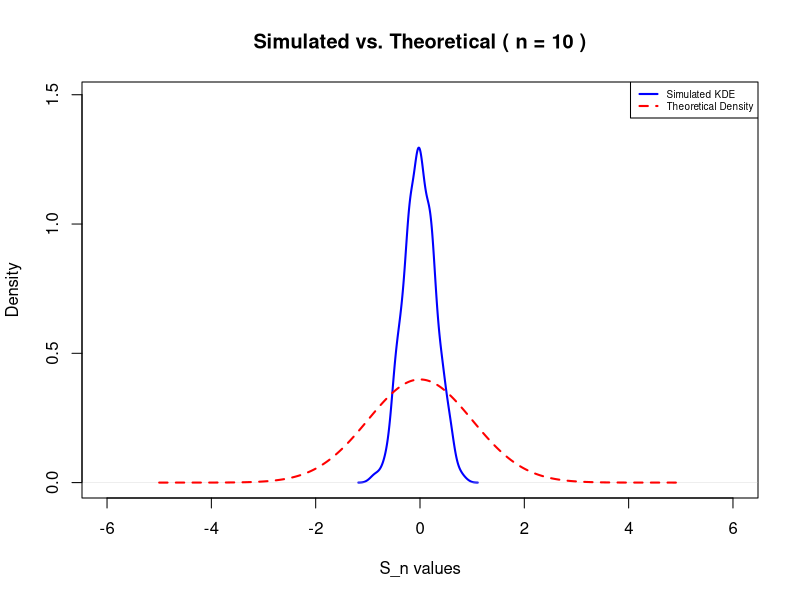
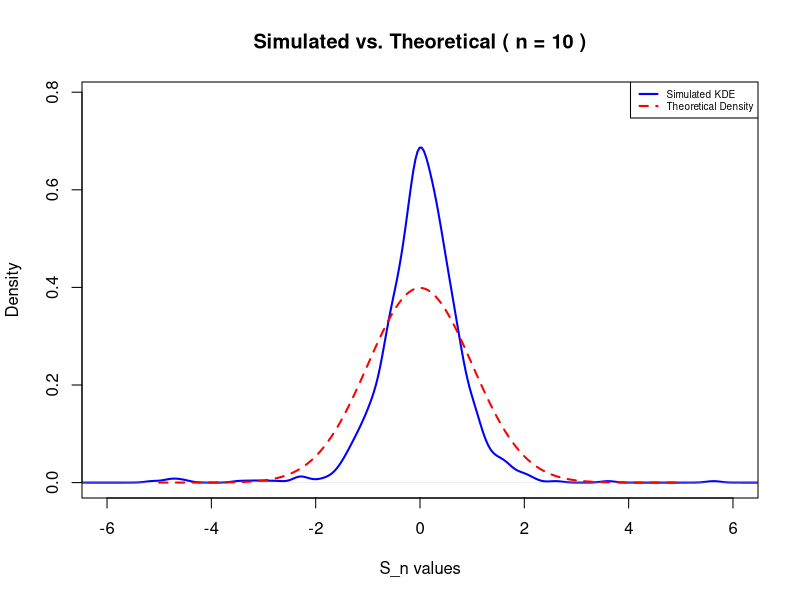
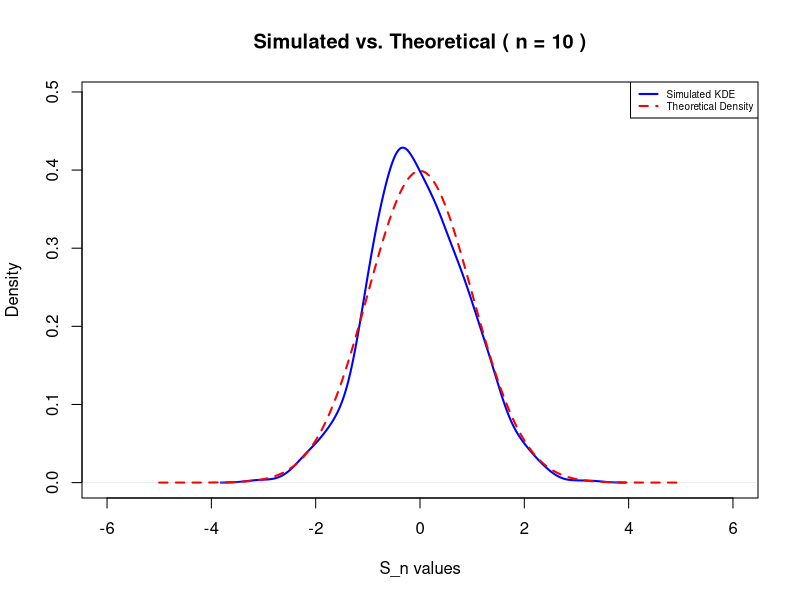
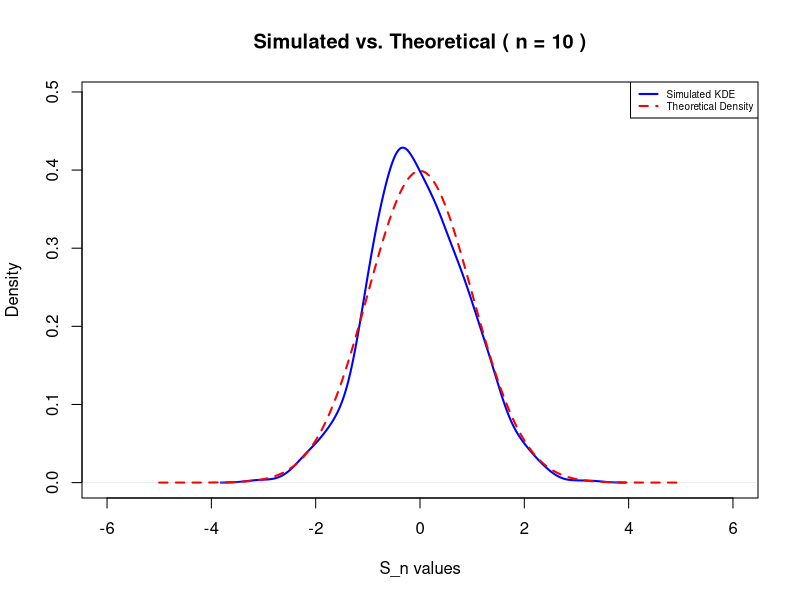
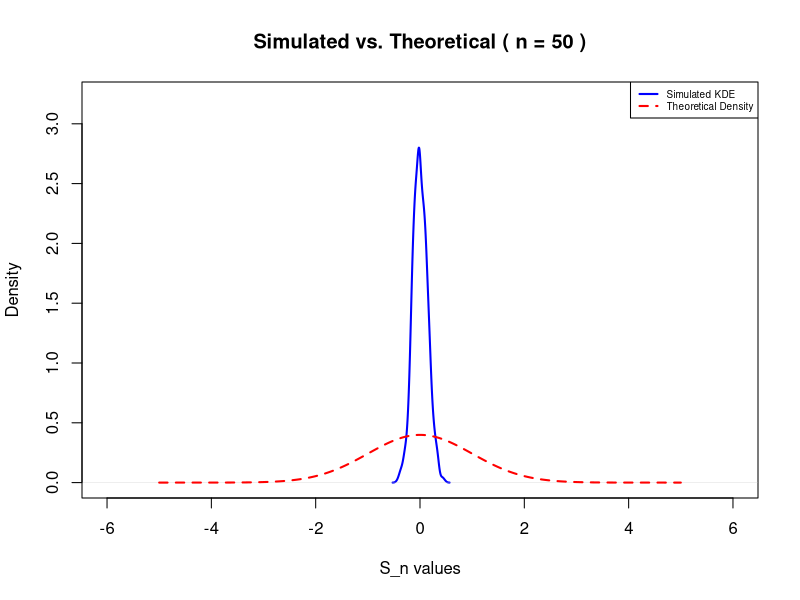
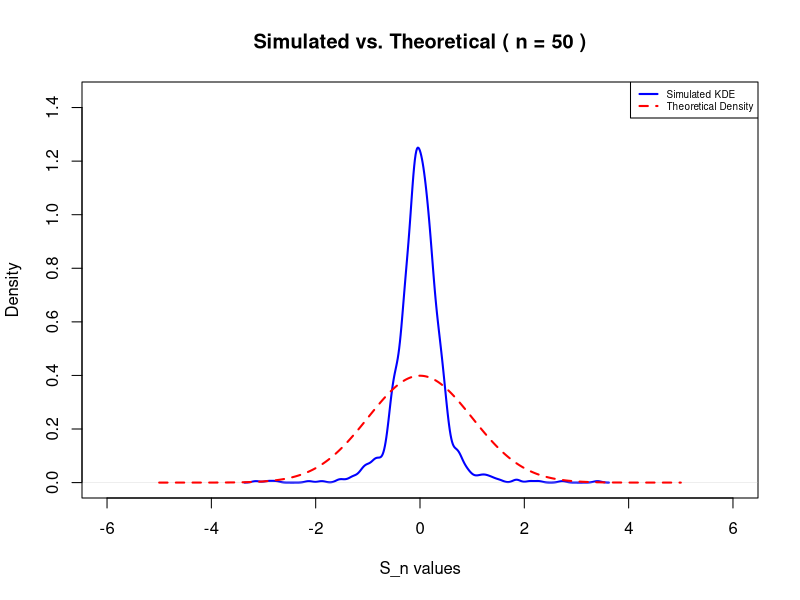
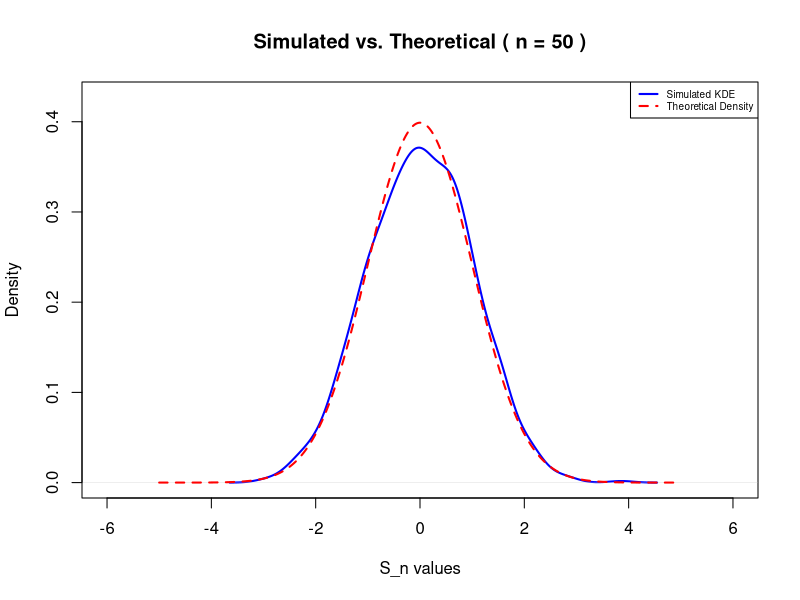
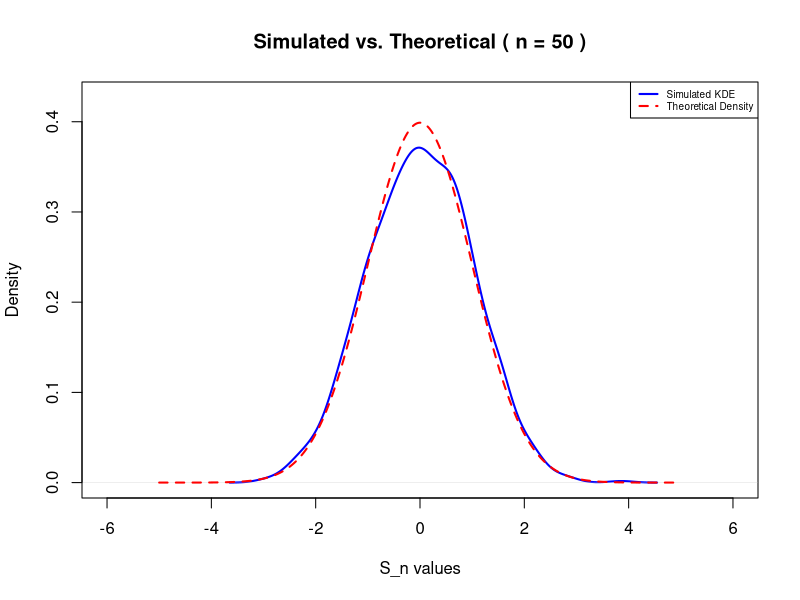

Recreate these plots in R, in order.
# -------------------- Problem 1 --------------------

Graph_Norm <- function(sim, density_sim, n, s, g){
  x_vals <- seq(-5, 5, length.out = 500)
  normal_density <- dnorm(x_vals)
  y_max <- max(c(density_sim$y)) * 1.15 
  
  png(paste(g, s, n, ".png", sep = "_"))
  
  plot(density_sim, col = "blue", lwd = 2, 
       main = paste("Simulated vs. Theoretical ( n =", n, ")"),
       xlab = "S_n values", ylab = "Density",
       xlim = c(-6, 6),
       ylim = c(0, y_max))  
  
  lines(x_vals, normal_density, col = "red", lwd = 2, lty = 2)
  
  legend("topright", cex = 0.6, legend = c("Simulated KDE", "Theoretical Density"),
         col = c("blue", "red"), lty = c(1, 2), lwd = 2)
  
  dev.off()
}

#

Simulate_Mean <- function(n, rep){
  Sim <- numeric(rep)
  Sim_T <- numeric(rep)
  
  for (r in 1:rep){
    Y <- rnorm(n, mean = 0, sd = 1)
    Sim[r] <- mean(Y)
    
    Y_T <- rt(n, df = 2)
    Sim_T[r] <- mean(Y_T)
  }
  
  SimDensity <- density(Sim)
  SimDensity_T <- density(Sim_T)
  Graph_Norm(Sim, SimDensity, n, "Mean", "N")
  Graph_Norm(Sim_T, SimDensity_T, n, "Mean", "T")
}

#

Simulate_Scaled <- function(n, rep){
  Sim <- numeric(rep)
  Sim_T <- numeric(rep)
  
  for (r in 1:rep){
    Y <- rnorm(n, mean = 0, sd = 1)
    Sim[r] <- sqrt(n) * mean(Y)
    
    Y_T <- rt(n, df = 2)
    Sim_T[r] <- sqrt(n) * mean(Y)
  }
  
  SimDensity <- density(Sim)
  SimDensity_T <- density(Sim_T)
  Graph_Norm(Sim, SimDensity, n, "Scaled", "N")
  Graph_Norm(Sim_T, SimDensity_T, n, "Scaled", "T")
}

#

Simulate_Mean_T <- function(n, rep){
  Sim <- numeric(rep)
  
  for (r in 1:rep){
    Y <- rt(n, df = 2)
    Sim[r] <- mean(Y)
  }
  
  SimDensity <- density(Sim)
  Graph_T(Sim, SimDensity, n, "Mean")
}

#

Simulate_Scaled_T <- function(n, rep){
  Sim <- numeric(rep)
  
  for (r in 1:rep){
    Y <- rt(n, df = 2)
    Sim[r] <- sqrt(n) * mean(Y)
  }
  
  SimDensity <- density(Sim)
  Graph_T(Sim, SimDensity, n, "Mean")
}

#

set.seed(12345)
rep <- 1000

#

n1 <- 10
Simulate_Mean(n1, rep)
Simulate_Scaled(n1, rep)

#

n2 <- 50
Simulate_Mean(n2, rep)
Simulate_Scaled(n2, rep)

#

n3 <- 100
Simulate_Mean(n3, rep)
Simulate_Scaled(n3, rep)

# -------------------- Problem 2 --------------------

Data <- read.csv("Equity_Premium.csv")